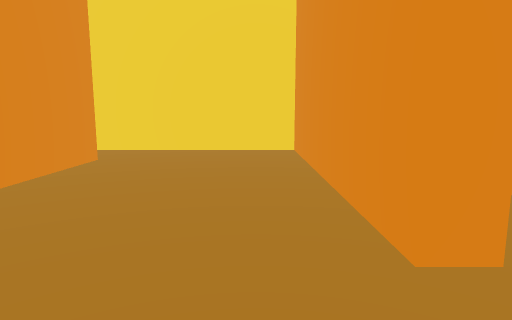
view 1 (above)

24 first-person views from a walk through a scene from a Unity 3-D project. The camera is 1.5 m above the floor, tilts 8° down and sees 75° across. The floor is counted in squares, 1.44 m on a side. Each view is taken from the middle of a square. On the plan, view 1 faces up. The plan holds only what a view shows up to about 13 squares ahead; the rest is blank. The place goes on beyond the plan. The player is left out.

view 2
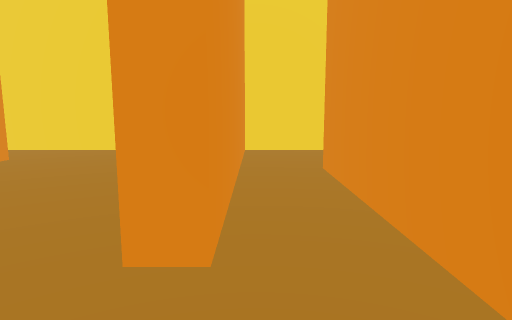

view 3
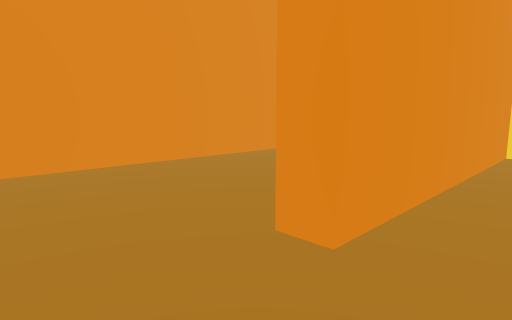

view 4
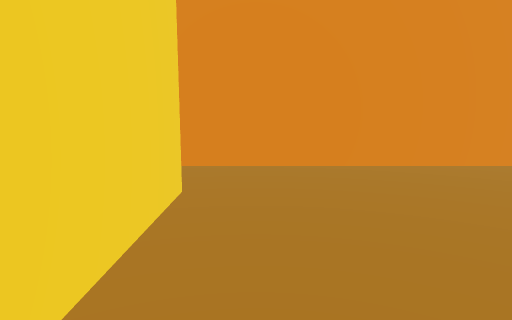

view 5
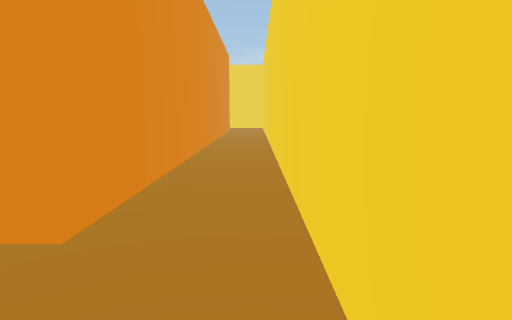

view 6
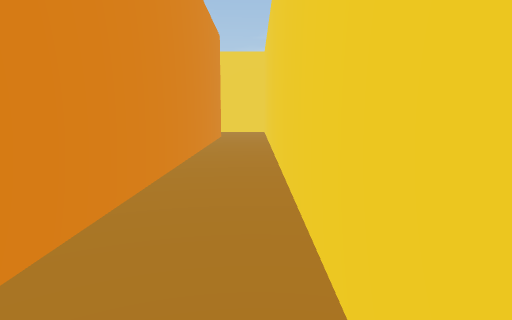

view 7
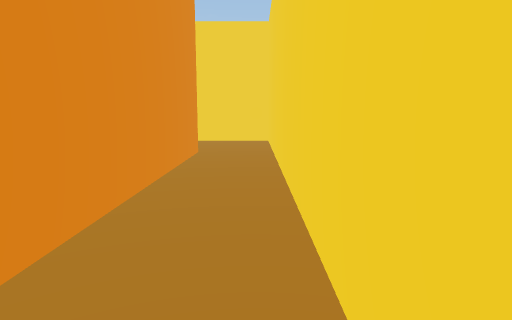

view 8
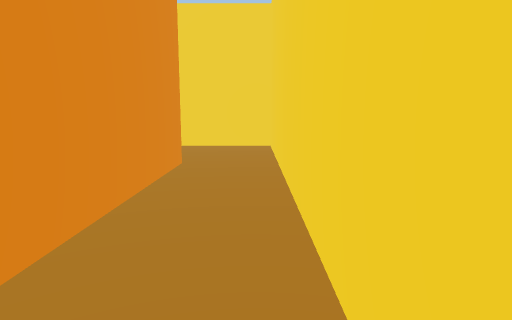

view 9
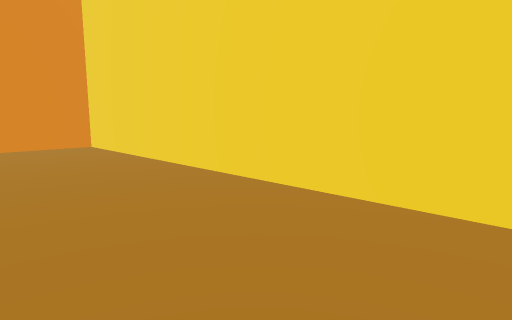

view 10
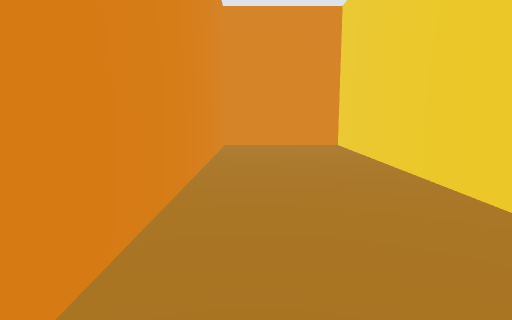

view 11
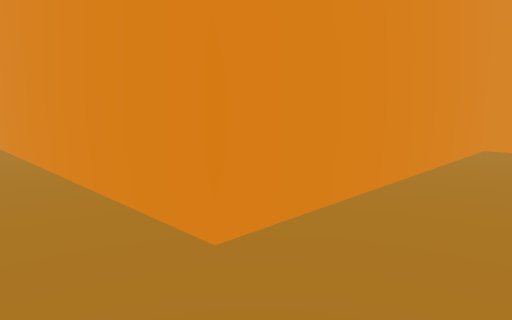

view 12
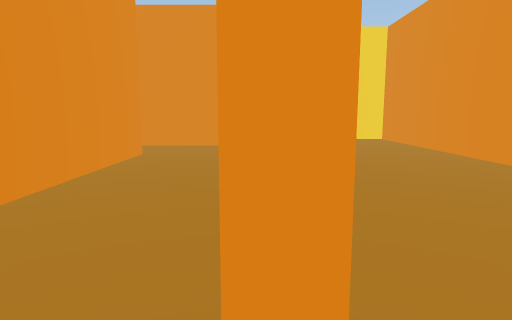

view 13
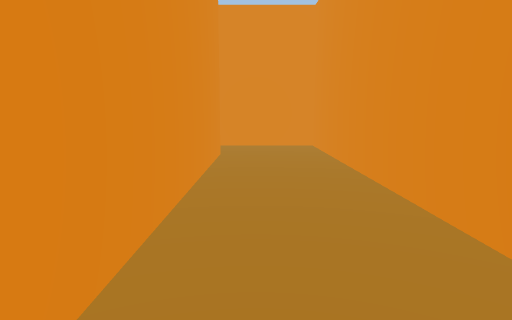

view 14
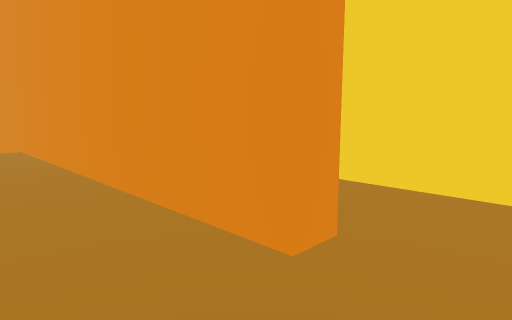

view 15
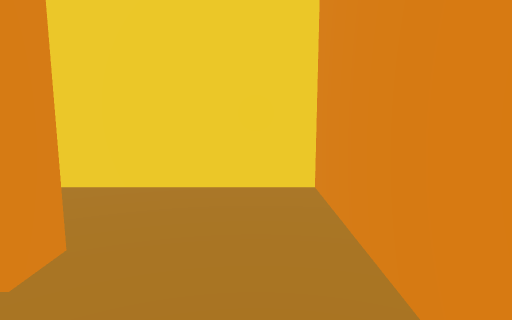

view 16
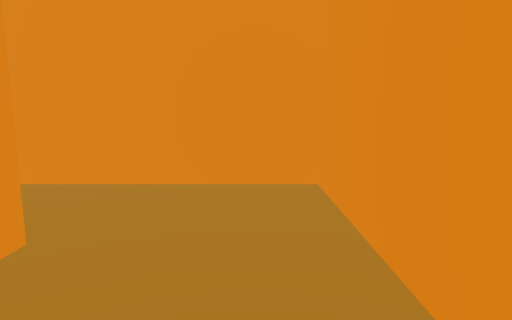

view 17
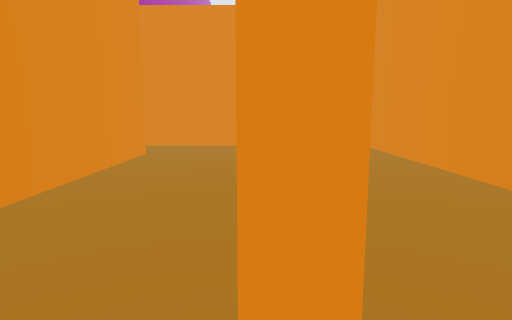

view 18
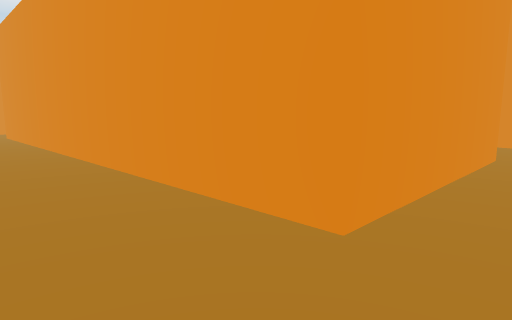

view 19
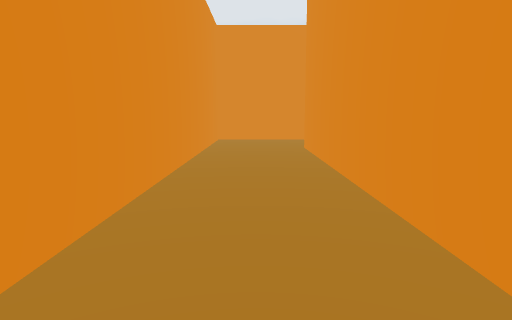

view 20
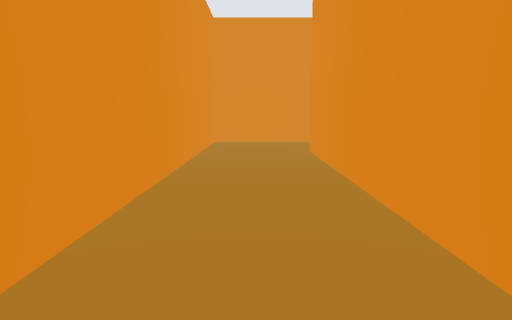

view 21
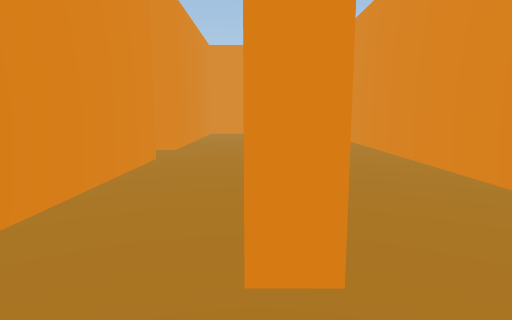

view 22
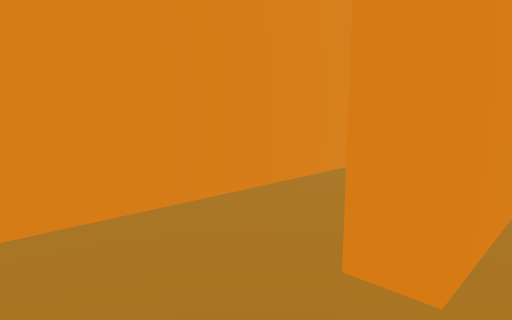

view 23
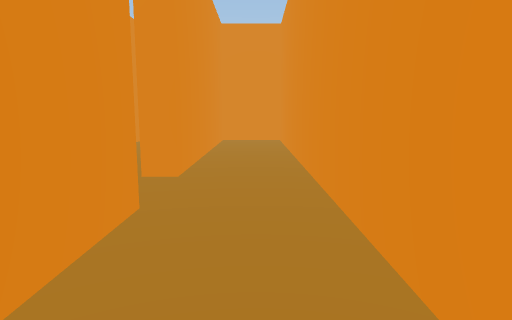

view 24
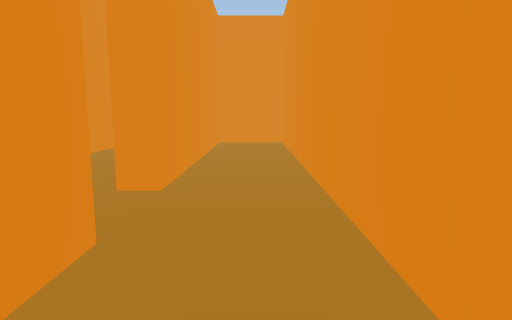

### Floor plan
Ten units are one square. View 1 is at (0, 0); x grows to the right and y downward. Boxes are objects, and circles mark ways between rooms. Rooms are numbered by the first view taken in them; rooms with no view inside come last. Other rooms are left out.
<svg viewBox="-252 -100 297 247">
<path fill="none" stroke="#000" d="M-14 10 19 10M40 -95 17 -95 17 -22 11 -22 11 -95 -244 -95M33 -15 33 -64M-247 -95 -247 19 -210 19 -210 -74 -36 -74 -36 5M-35 25 -42 25M-44 48 -14 48 -14 10M-36 5 -36 15M-69 -45 -69 48 -44 48M-42 25 -42 -68 -66 -68M-76 -45 -69 -45M-66 -68 -78 -68M-170 -45 -105 -45 -105 111M-110 142 -75 142 -75 6M-133 54 -133 126M-111 80 -111 -40 -133 -40 -133 36 -140 36M-105 111 -111 111"/>
<circle cx="-25" cy="15" r="3" fill="#2a7"/>
<circle cx="-40" cy="35" r="3" fill="#2a7"/>
<circle cx="-70" cy="-55" r="3" fill="#2a7"/>
<circle cx="-110" cy="125" r="3" fill="#2a7"/>
<text x="-90" y="-80">1</text>
<text x="-30" y="30">2</text>
<text x="-60" y="-10">3</text>
<text x="-100" y="10">4</text>
<text x="-130" y="50">5</text>
</svg>
Room 1 opens to room 2. Room 2 opens to room 3. Room 3 opens to room 4. Room 4 opens to room 5.

Where each view was taken, in squares from view 1:
view 1: 0 up, 0 right, facing up
view 2: 0 up, 2 right, facing up
view 3: 0 up, 3 right, facing up-left
view 4: 0 up, 3 right, facing left
view 5: 9 up, 1 left, facing left
view 6: 9 up, 6 left, facing left
view 7: 9 up, 12 left, facing left
view 8: 9 up, 14 left, facing left
view 9: 9 up, 21 left, facing down-left
view 10: 9 up, 22 left, facing down
view 11: 9 up, 23 left, facing down-right
view 12: 4 down, 4 left, facing up
view 13: 4 down, 6 left, facing up
view 14: 4 down, 6 left, facing up-right
view 15: 4 down, 6 left, facing right
view 16: 0 up, 6 left, facing down
view 17: 6 up, 7 left, facing down
view 18: 6 up, 8 left, facing down-left
view 19: 1 down, 9 left, facing down
view 20: 2 down, 9 left, facing down
view 21: 13 down, 11 left, facing up
view 22: 13 down, 10 left, facing up-left
view 23: 9 down, 12 left, facing up
view 24: 8 down, 12 left, facing up
